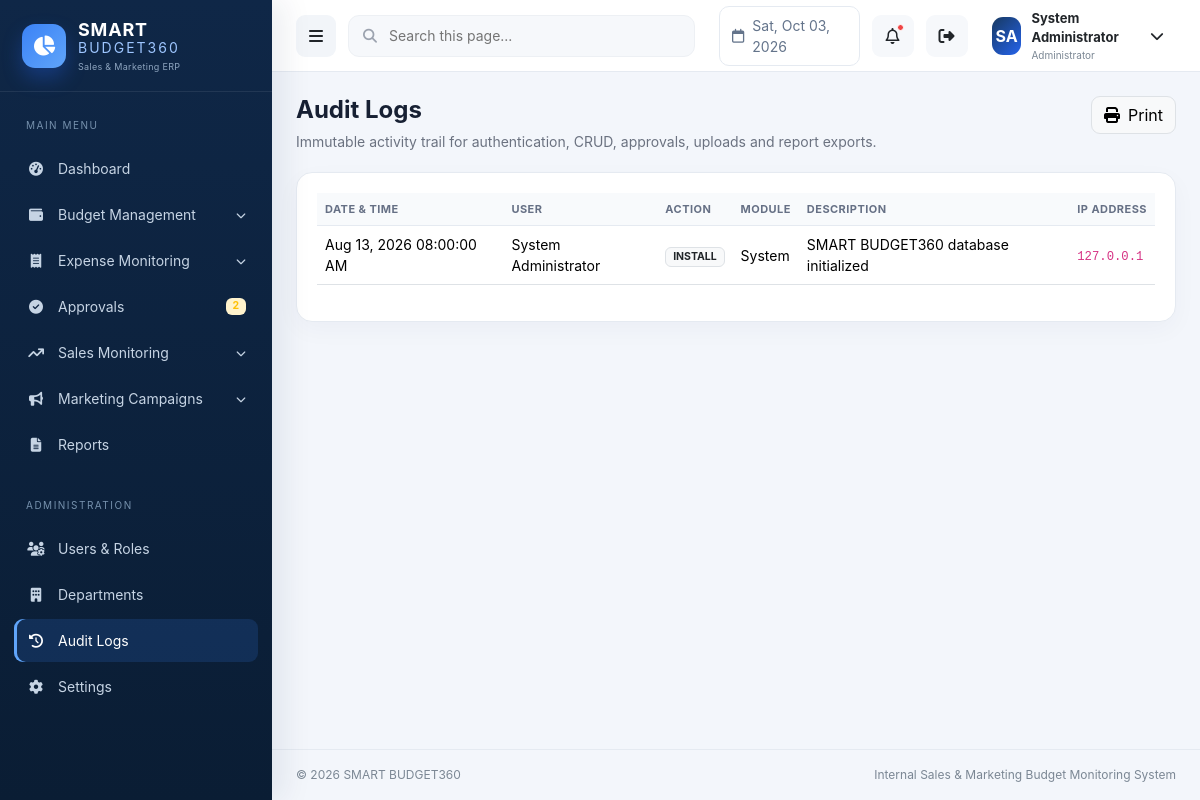
The page /audit/index.php (signed in) on the database its author committed.
### tables this page shows
CREATE TABLE audit_logs (
  id BIGINT UNSIGNED AUTO_INCREMENT PRIMARY KEY,
  user_id INT UNSIGNED NULL,
  action VARCHAR(60) NOT NULL,
  module VARCHAR(80) NOT NULL,
  description TEXT NULL,
  ip_address VARCHAR(45) NULL,
  user_agent VARCHAR(255) NULL,
  created_at TIMESTAMP DEFAULT CURRENT_TIMESTAMP,
  CONSTRAINT fk_audit_user FOREIGN KEY (user_id) REFERENCES users(id) ON DELETE SET NULL,
  INDEX idx_audit_created (created_at), INDEX idx_audit_user (user_id), INDEX idx_audit_module (module)
);

### includes/functions.php (called while the page is built, shortened)
<?php
function db(): PDO
{
    static $pdo = null;
    if (!$pdo) {
        $pdo = (new Database())->connect();
    }
    return $pdo;
}
function e(?string $value): string
{
    return htmlspecialchars((string)$value, ENT_QUOTES, 'UTF-8');
}

### audit/index.php (the view)
<?php
require_once dirname(__DIR__).'/includes/bootstrap.php';require_role('Administrator');$pageTitle='Audit Logs';$activeMenu='audit';$rows=db()->query("SELECT a.*,COALESCE(CONCAT(u.first_name,' ',u.last_name),'System/Guest') actor FROM audit_logs a LEFT JOIN users u ON u.id=a.user_id ORDER BY a.id DESC LIMIT 3000")->fetchAll();require ROOT_PATH.'/includes/header.php';?>
<div class="page-head"><div><h1>Audit Logs</h1><p>Immutable activity trail for authentication, CRUD, approvals, uploads and report exports.</p></div><button class="btn btn-light border no-print" onclick="window.print()"><i class="fa-solid fa-print me-2"></i>Print</button></div><div class="card-panel"><div class="card-body"><div class="table-responsive"><table class="table data-table"><thead><tr><th>Date & Time</th><th>User</th><th>Action</th><th>Module</th><th>Description</th><th>IP Address</th></tr></thead><tbody><?php foreach($rows as $r):?><tr><td><?=e(date('M d, Y h:i:s A',strtotime($r['created_at'])))?></td><td><?=e($r['actor'])?></td><td><span class="badge bg-light text-dark border"><?=e($r['action'])?></span></td><td><?=e($r['module'])?></td><td><?=e($r['description'])?></td><td><code><?=e($r['ip_address'])?></code></td></tr><?php endforeach;?></tbody></table></div></div></div><?php require ROOT_PATH.'/includes/footer.php';?>

### assets/css/app.css (style rules this page uses)
:root { --navy:#0f2747;--navy2:#173961;--royal:#2563eb;--green:#16a34a;--orange:#f59e0b;--purple:#7c3aed; --surface:#ffffff;--bg:#f3f6fb;--text:#172033;--muted:#6b7280;--border:#e5eaf1;--sidebar:272px;--topbar:72px; }
* { box-sizing:border-box }
body { margin:0;background:var(--bg);color:var(--text);font-family:Inter,Segoe UI,Arial,sans-serif;font-size:14px }
.page-head { display:flex;align-items:flex-start;justify-content:space-between;gap:16px;margin-bottom:20px }
.page-head h1 { font-size:24px;font-weight:750;margin:0 }
.page-head p { margin:6px 0 0;color:var(--muted) }
.card-panel { background:#fff;border:1px solid var(--border);border-radius:16px;box-shadow:0 8px 24px rgba(15,39,71,.035) }
.card-panel .card-body { padding:20px }
.table { --bs-table-bg:transparent }
.table thead th { font-size:11px;text-transform:uppercase;letter-spacing:.45px;color:#667085;background:#f8fafc;border-bottom:1px solid var(--border);white-space:nowrap }
.table td { vertical-align:middle }
.btn { border-radius:9px }

### rows shown on the page
audit_logs: created_at "Aug 13, 2026 08:00:00 AM", actor "System Administrator", action "INSTALL", module "System", description "SMART BUDGET360 database initialized", ip_address "127.0.0.1"

### other values the page prints
$pendingApprovalCount "2"
role_name() "Administrator"
